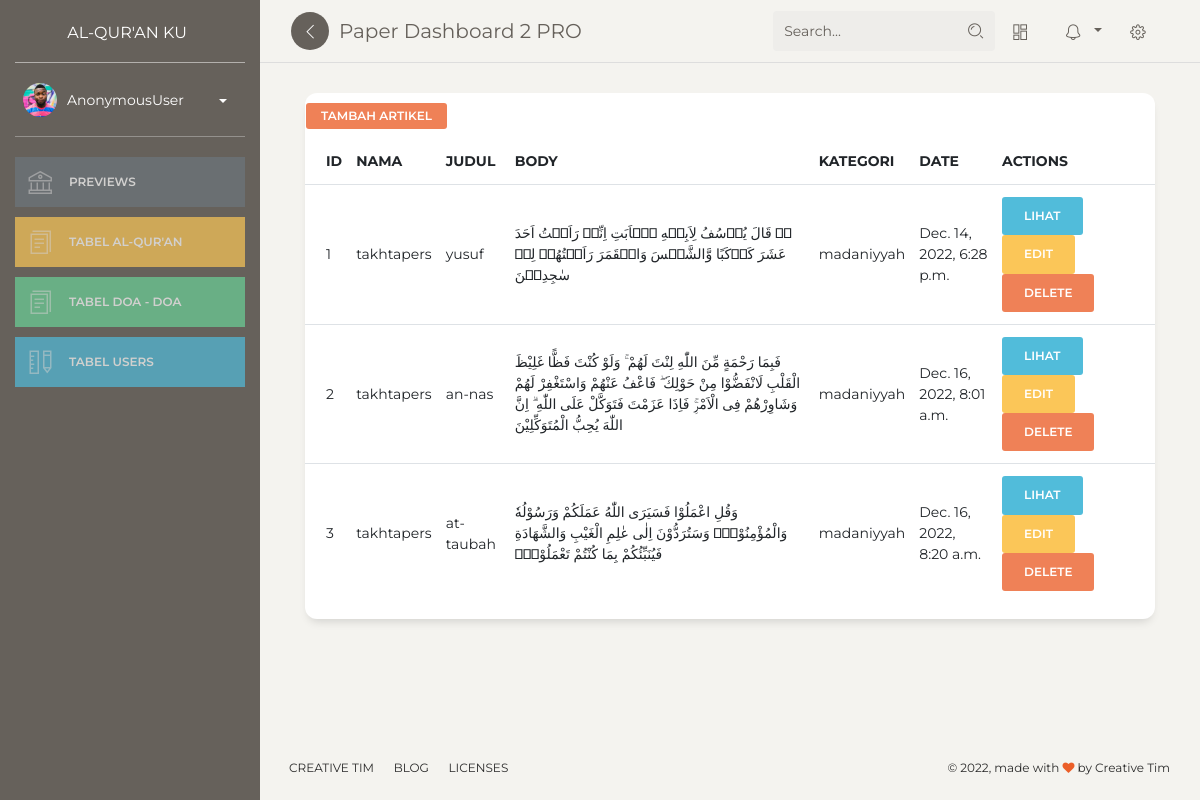
Page /dashboard/artikel/ on the committed database.
### content/models.py (models this page shows)
class Artikel(models.Model):
    nama = models.CharField(max_length=100,blank=True,null=True)
    judul = models.CharField(max_length=100)
    body = models.TextField()
    kategori = models.ForeignKey(Kategori, on_delete=models.CASCADE, blank=True,null=True)
    date = models.DateTimeField(auto_now_add=True)
    def __str__(self):
        return "{} - {}".format(self.nama, self.judul)
    class meta :
        ordering = ['-id']
        verbose_name_plural = "Artikel"

class Kategori(models.Model):
    nama = models.CharField(max_length=100)
    def __str__(self):
         return self.nama
    class meta :
        verbose_name_plural = "Kategori"

### content/views.py (the view)
# urls.py: path('artikel/', artikel, name='artikel'),
def artikel(request):
    template_name = "back/tabel_artikel.html"
    artikel = Artikel.objects.all()
    print(artikel)
    context = {
        'title' : 'dashboard',
        'artikel': artikel,
    }
    return render(request, template_name, context)

### templates/back/tabel_artikel.html
{% extends 'back/base.html' %}
{% block content %}
<div class="content">
    <div class="container-fluid">
        <div class="row">
            <div class="col-md-12">
                <div class="card">
                    <div class="card-content">
                        <div class="toolbar">
                            <a class ="btn btn-sm btn-danger" href="{% url 'tambah_surah' %}"> Tambah Artikel</a>&ensp;&ensp; &ensp;
                        </div>
                        <table id="bootstrap-table" class="table">
                            <thead>
                                <th data-field="state" data-checkbox="true"></th>
                                <th data-field="id" class="text-center">ID</th>
                                <th data-field="nama" data-sortable="true">Nama</th>
                                <th data-field="judul" data-sortable="true">Judul</th>
                                <th data-field="Body" data-sortable="true">Body
                                <th data-field="kategori" data-sortable="true">Kategori</th>
                                <th data-field="Date">Date</th>
                                <th>Actions</th>
                            </thead>
                            <tbody>
                                {% for a in artikel %}
                                <tr>
                                    <td></td>
                                    <td>{{forloop.counter}}</td>
                                    <td>{{a.nama}}</td>
                                    <td>{{a.judul}}</td>
                                    <td>{{a.body}}</td>
                                    <td>{{a.kategori}}</td>
                                    <td>{{a.date}}</td>
                                    <td>
                                        <a class="btn btn-info text-white bi bi-search" href="{% url 'lihat_surah' a.id %}">Lihat </a>
                                        <a class="btn btn-warning text-white bi bi-pencil" href="{% url 'edit_surah' a.id %}">Edit </a>
                                        <a oneclick="return confirm('delete artikel?');"class="btn btn-danger text-white bi bi-trash" href="{% url 'delete_surah' a.id %}">Delete </a>
                                    </td>
                                    <td></td>
                                </tr>
                                {% endfor %}
                            </tbody>
                        </table>
                    </div>
                </div>
            </div>
        </div>
    </div>
</div>
{% endblock content %}

### templates/back/base.html (shortened to what this page needs)
{% load static %}
<!DOCTYPE html>
<html lang="en">
<head>
  <link href="https://maxcdn.bootstrapcdn.com/font-awesome/latest/css/font-awesome.min.css" rel="stylesheet">
  <link href="{% static 'back/css/bootstrap.min.css' %}" rel="stylesheet" />
  <link href="{% static 'back/css/paper-dashboard.css' %}?v=2.1.1" rel="stylesheet" />
  <link href="{% static 'back/demo/demo.css' %}" rel="stylesheet" />
</head>
<body class="">
  {% include 'back/menu.html' %}
    <div class="main-panel">
      <nav class="navbar navbar-expand-lg navbar-absolute fixed-top navbar-transparent">
        <div class="container-fluid">
          <div class="navbar-wrapper">
            <div class="navbar-minimize">
              <button id="minimizeSidebar" class="btn btn-icon btn-round">
                <i class="nc-icon nc-minimal-left text-center visible-on-sidebar-regular"></i>
              </button>
            </div>
            <a class="navbar-brand" href="javascript:;">Paper Dashboard 2 PRO</a>
          </div>
          <div class="collapse navbar-collapse justify-content-end" id="navigation">
            <form>
              <div class="input-group no-border">
                <input type="text" value="" class="form-control" placeholder="Search...">
                <div class="input-group-append">
                  <div class="input-group-text">
                    <i class="nc-icon nc-zoom-split"></i>
                  </div>
                </div>
              </div>
            </form>
            <ul class="navbar-nav">
              <li class="nav-item">
                <a class="nav-link btn-magnify" href="javascript:;">
                  <i class="nc-icon nc-layout-11"></i>
                </a>
              </li>
              <li class="nav-item btn-rotate dropdown">
                <a class="nav-link dropdown-toggle" href="http://example.com" id="navbarDropdownMenuLink" data-toggle="dropdown" aria-haspopup="true" aria-expanded="false">
                  <i class="nc-icon nc-bell-55"></i>
                </a>
              </li>
              <li class="nav-item">
                <a class="nav-link btn-rotate" href="javascript:;">
                  <i class="nc-icon nc-settings-gear-65"></i>
                </a>
              </li>
            </ul>
          </div>
        </div>
      </nav>
      {% block content %}
      {% endblock content %}
      <footer class="footer footer-black  footer-white ">
        <div class="container-fluid">
          <div class="row">
            <nav class="footer-nav">
              <ul>
                <li><a href="https://www.creative-tim.com" target="_blank">Creative Tim</a></li>
                <li><a href="https://www.creative-tim.com/blog" target="_blank">Blog</a></li>
                <li><a href="https://www.creative-tim.com/license" target="_blank">Licenses</a></li>
              </ul>
            </nav>
            <div class="credits ml-auto">
              <span class="copyright">
                © , made with <i class="fa fa-heart heart"></i> by Creative Tim
              </span>
            </div>
          </div>
        </div>
      </footer>
    </div>
  </div>
</body>
</html>

### templates/back/menu.html (shortened to what this page needs)
{% load static %}
<div class="wrapper ">
    <div class="sidebar" data-color="default" data-active-color="danger">
      <div class="logo">
        <a href="" class="simple-text logo-normal">
          Al-Qur'an Ku
        </a>
      </div>
      <div class="sidebar-wrapper">
        <div class="user">
          <div class="photo">
            <img src="{% static 'back/img/faces/ayo-ogunseinde-2.jpg' %}" />
          </div>
          <div class="info">
            <a data-toggle="collapse" href="#collapseExample" class="collapsed">
              <span>
                {{user}}
                <b class="caret"></b>
              </span>
            </a>
          </div>
        </div>
        <ul class="nav">
          <li>
            <a class="btn-secondary" href="{% url 'home' %}">
              <i class="nc-icon nc-bank"></i>
              <p>Previews</p>
            </a>
          </li>
          <li>
            <a class="btn-warning" href="{% url 'tabel_alquran' %}">
              <i class="nc-icon nc-single-copy-04"></i>
              <p>Tabel Al-Qur'an</p>
            </a>
          </li>
          <li>
            <a class="btn-success" href="{% url 'tabel_doa' %}">
              <i class="nc-icon nc-single-copy-04"></i>
              <p>Tabel Doa - Doa</p>
            </a>
          </li>
          <li>
            <a class="btn-info" href="{% url 'users' %}">
              <i class="nc-icon nc-ruler-pencil"></i>
              <p>Tabel Users</p>
            </a>
          </li>
        </ul>
      </div>
    </div>

### rows in the picture
Artikel: nama "takhtapers", judul "yusuf", body "ذۡ قَالَ يُوۡسُفُ لِاَبِيۡهِ يٰۤاَبَتِ اِنِّىۡ رَاَيۡتُ اَحَدَ عَشَرَ كَوۡكَبًا وَّالشَّمۡسَ وَالۡقَمَرَ رَاَيۡتُهُمۡ لِىۡ سٰجِدِيۡنَ", kategori "madaniyyah", date "Dec. 14, 2022, 6:28 p.m."
Artikel: nama "takhtapers", judul "an-nas", body "فَبِمَا رَحْمَةٍ مِّنَ اللّٰهِ لِنْتَ لَهُمْ ۚ وَلَوْ كُنْتَ فَظًّا غَلِيْظَ الْقَلْبِ لَانْفَضُّوْا مِنْ حَوْلِكَ ۖ فَاعْفُ عَنْهُمْ وَاسْتَغْفِرْ لَهُمْ وَشَاوِرْهُمْ فِى الْاَمْرِۚ فَاِذَا عَزَمْتَ فَتَوَكَّلْ عَلَى اللّٰهِ ۗ اِنَّ اللّٰهَ يُحِبُّ الْمُتَوَكِّلِيْنَ", kategori "madaniyyah", date "Dec. 16, 2022, 8:01 a.m."
Artikel: nama "takhtapers", judul "at-taubah", body "وَقُلِ اعْمَلُوْا فَسَيَرَى اللّٰهُ عَمَلَكُمْ وَرَسُوْلُهٗ وَالْمُؤْمِنُوْنَۗ وَسَتُرَدُّوْنَ اِلٰى عٰلِمِ الْغَيْبِ وَالشَّهَادَةِ فَيُنَبِّئُكُمْ بِمَا كُنْتُمْ تَعْمَلُوْنَۚ", kategori "madaniyyah", date "Dec. 16, 2022, 8:20 a.m."

### other values in the picture
{{ user }} "AnonymousUser"
